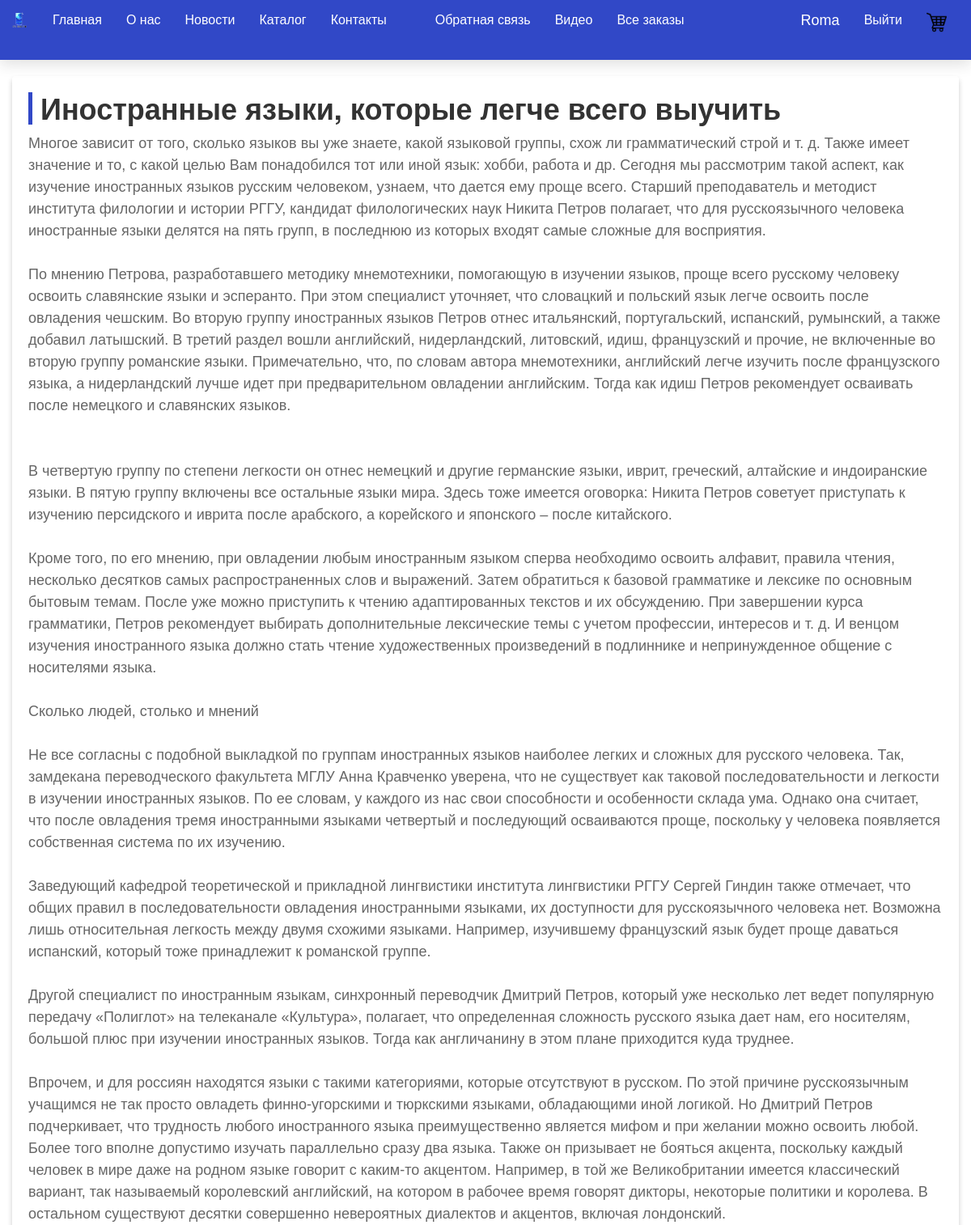
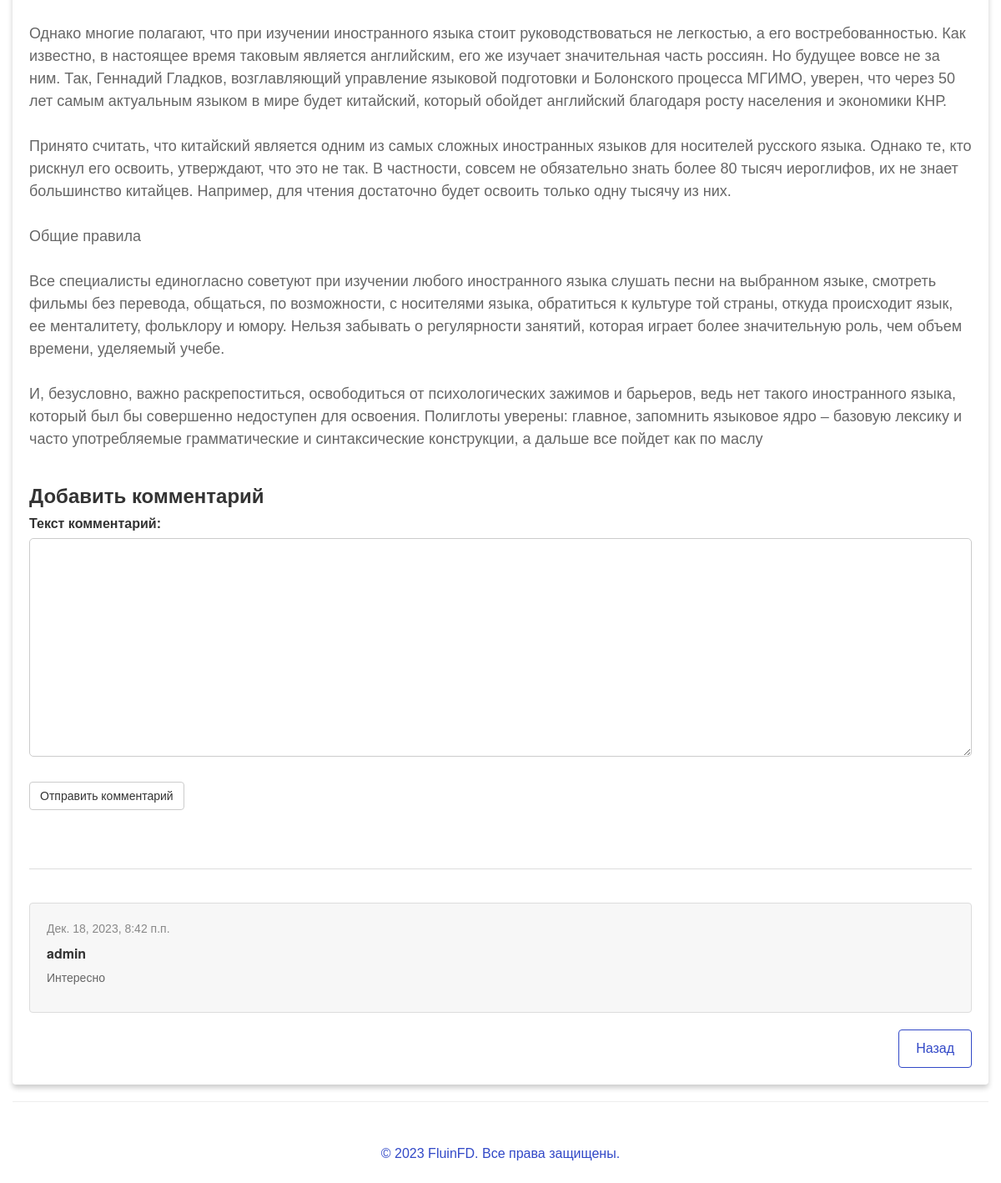
Page /blogpost/6/ (signed in) on the committed database (2 pictures, top to bottom).
### app/models.py (models this page shows, shortened)
class Blog(models.Model):
    title = models.CharField(max_length = 100, unique_for_date = "posted", verbose_name = "Заголовок")
    description = models.TextField(verbose_name = "Краткое содержание")
    content = models.TextField(verbose_name = "Полное содержание")
    posted = models.DateTimeField(default = datetime.now(), db_index = True, verbose_name = "Опубликована")
    author = models.ForeignKey(User, null=True, blank=True, on_delete = models.SET_NULL, verbose_name = "Автор")
    image = models.FileField(default = 'temp.jpg', verbose_name = "Путь к картинке")
    class Meta:
        db_table = "Posts"
        ordering = ["-posted"]
        verbose_name = "Cтатья блога"
        verbose_name_plural = "Cтатьи блога"

class Comment(models.Model):
    text = models.TextField(verbose_name = "Текст комментарий")
    date = models.DateTimeField(default = datetime.now(), db_index = True, verbose_name = "Дата комментария")
    author = models.ForeignKey(User, on_delete = models.CASCADE, verbose_name = "Автор комментария")
    post = models.ForeignKey(Blog, on_delete = models.CASCADE, verbose_name = "Статья комментария")
    class Meta:
        db_table = "Comment"
        ordering = ["-date"]
        verbose_name = "Комментарий к статье блога"
        verbose_name_plural = "Комментарии к статье блога"

### app/views.py (the view)
# urls.py: path('blogpost/<int:parametr>/', views.blogpost, name='blogpost'),
def blogpost(request, parametr):
    assert isinstance(request, HttpRequest)
    post_1 = Blog.objects.get(id=parametr)
    comments = Comment.objects.filter(post=parametr)
    if request.method == "POST":
        form = CommentForm(request.POST)
        if form.is_valid():
            comment_f = form.save(commit=False)
            comment_f.author = request.user
            comment_f.date = datetime.now()
            comment_f.post = Blog.objects.get(id=parametr)
            comment_f.save()
            return redirect('blogpost', parametr=post_1.id)
    else:
        form = CommentForm()
    return render(
        request,
        'app/blogpost.html',
        {
            'post_1': post_1,
            'comments': comments,
            'form': form,
            'year': datetime.now().year,
        }
    )

### app/forms.py
class CommentForm(forms.ModelForm):
    class Meta:
        model = Comment
        fields = ('text',)
        lables = {'text': 'Комментарий'}

### app/templates/app/blogpost.html (shortened to what this page needs)
﻿{% extends "app/layout.html" %}
{% load static %}
{% block content %}
<div class="blogpost">
    <h2 class="blogpost-title">{{ post_1.title }}</h2>
    <p class="blogpost-content">{{post_1.content|linebreaksbr}}</p>
    <div class="blogpost-comment">
        {% if user.is_authenticated %}
        <h3 class="blogpost-comment-title">Добавить комментарий</h3>
        <form method="post">
            <div>
                {{form.as_p}}
                <button type="submit" class="save btn btn-default">Отправить комментарий</button>
            </div>
        </form>
        {% else %}
        <h3 class="blogpost-comment-title">Для добавления комментария, пожалуйста, авторизуйтесь</h3>
        {% endif %}
    </div>
    <br />
    <hr class="blogpost-line" />
    {% for comment in comments %}
    <div class="comment">
        <h7 class="comment-date">{{comment.date}}</h7>
        <h5 class="comment-author">{{comment.author}}</h5>
        <p class="comment-text">{{comment.text|linebreaksbr}}</p>
    </div>
    {% endfor %}
    <a class="blogpost-return" href="{% url 'blog' %}">Назад</a>
</div>
{% endblock %}

### app/templates/app/loginpartial.html (shortened to what this page needs)
﻿{% load static %}
{% if user.is_authenticated %}
<form id="logoutForm" action="/logout/" method="post" class="navbar-right">
    <ul class="nav navbar-nav navbar-right">
        <li><span class="navbar-brand" style="color: white;">{{ user.username }}</span></li>
        <li><a class="nav__item-link" href="javascript:document.getElementById('logoutForm').submit()">Выйти</a></li>
        <li class="nav__item">
            <a class="nav__item-link" href="{% url 'cart' %}" target="_blank">
                <img style="width: 25px;" src="{% static 'app/content/backet.png' %}" alt="Корзина">
            </a>
        </li>
    </ul>
</form>
{% endif %}

### app/static/app/content/site.css (style rules this page uses)
body { font-family: Arial, sans-serif; font-size: 16px; line-height: 1.5; color: #333; height: 100%; margin: 0; padding: 70px 0 20px; }
h1, h2, h3 { font-weight: bold; margin-top: 0; }
h2 { font-size: 28px; }
h3 { font-size: 20px; }
p { margin-top: 0; }
a { color: white; text-decoration: none; }
button { background-color: #007bff; border: none; color: #fff; padding: 10px 20px; border-radius: 5px; cursor: pointer; }
form label { display: block; font-weight: bold; }
form textarea { width: 100%; padding: 10px; border: 1px solid #ccc; border-radius: 5px; margin-bottom: 20px; }
.nav__item { background-color: transparent; }
.nav__item-link { color: #ffffff !important; background-color: transparent; border-bottom: 2px solid transparent; }
a { color: #3148c7; }
button { background-color: #3148c7; }

### app/templates/app/blogpost.html (style rules this page uses)
.blogpost { background-color: white; border-radius: 4px; padding: 20px 20px 86px; box-shadow: 0 4px 6px rgba(0, 0, 0, 0.2); }
.blogpost-title { font-size: 36px; font-weight: bold; color: #333; margin-bottom: 10px; border-left: 5px solid #3148c7; padding-left: 10px; }
.blogpost-content { font-size: 18px; color: #666; line-height: 1.5; margin-bottom: 20px; }
.blogpost-comment { margin-top: 40px; }
.blogpost-comment-title { font-size: 24px; font-weight: bold; color: #333; margin-bottom: 10px; }
.blogpost-line { border: 0; border-top: 1px solid #ddd; margin-top: 30px; margin-bottom: 30px; }
.blogpost-return { font-size: 16px; color: #3148c7; text-decoration: none; display: inline-block; margin-top: 20px; border: 1px solid #3148c7; border-radius: 4px; padding: 10px 20px; float: right; }
.comment { background-color: #f7f7f7; border: 1px solid #ddd; border-radius: 4px; padding: 20px; margin-top: 40px; }
.comment-date { font-size: 14px; color: #888; margin-bottom: 5px; }
.comment-author { font-size: 16px; font-weight: bold; color: #333; margin-bottom: 10px; }
.comment-text { font-size: 14px; color: #666; line-height: 1.5; margin-bottom: 10px; }

### rows in the picture
Blog: title "Иностранные языки, которые легче всего выучить", content "Многое зависит от того, сколько языков вы уже знаете, какой языковой группы, схож ли грамматический строй и т. д. Также имеет значение и то, с какой целью Вам понадобился тот или иной язык: хобби, работа и др. Сегодня мы рассмотрим такой аспект, как изучение иностранных языков русским человеком, узнаем, что дается ему проще всего. Старший преподаватель и методист института филологии и истории РГГУ, кандидат филологических наук Никита Петров полагает, что для русскоязычного человека иностранные языки делятся на пять групп, в последнюю из которых входят самые сложные для восприятия. По мнению Петрова, разработавшего методику мнемотехники, помогающую в изучении языков, проще всего русскому…"
Comment: date "Дек. 18, 2023, 8:42 п.п.", author "admin", text "Интересно"

### other values in the picture
{{ user.username }} "Roma"
